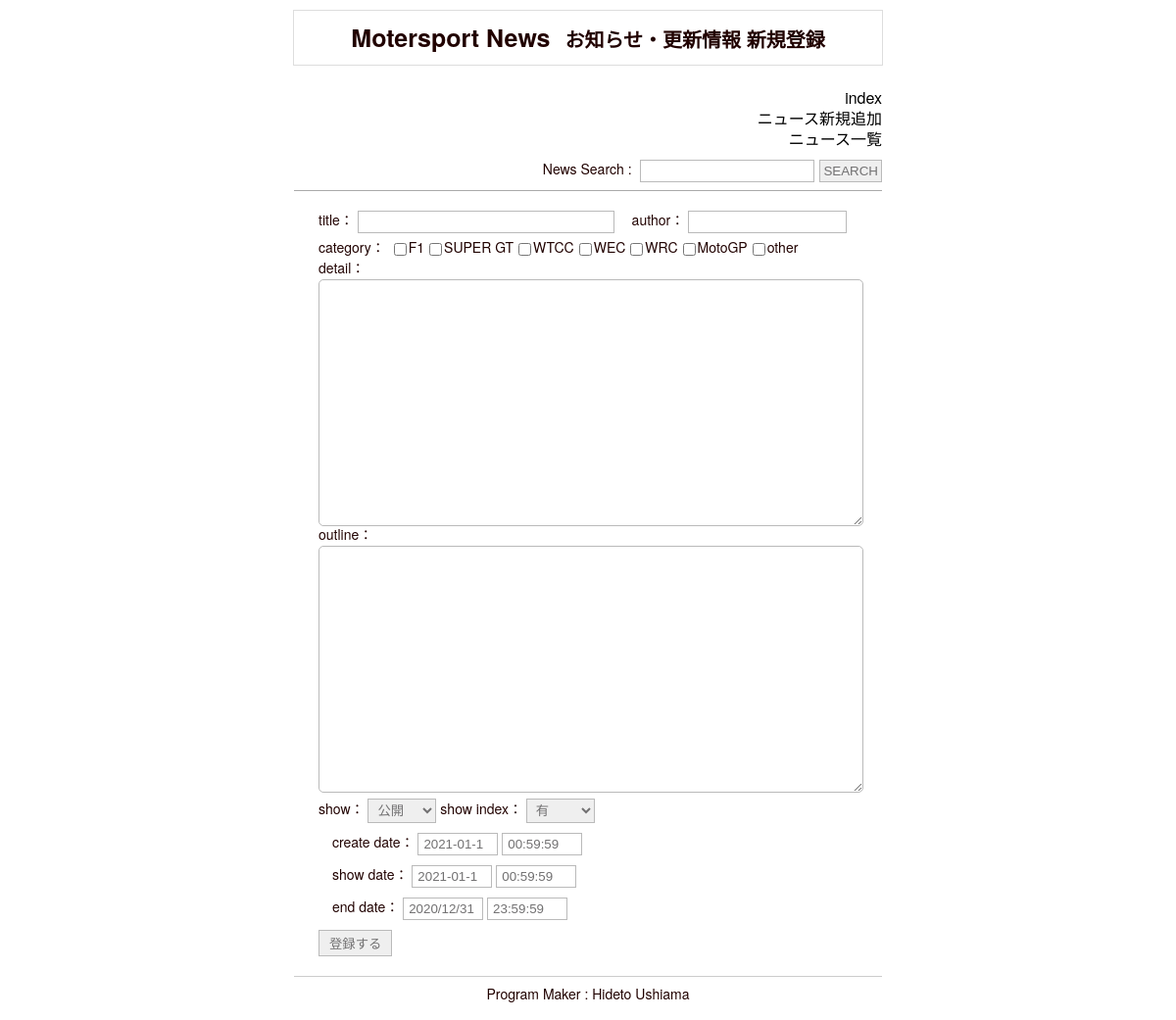
/admin/input.php, run on the app's committed database.
### tables this page shows
CREATE TABLE IF NOT EXISTS `s_category` (
  `c_id` int(11) NOT NULL,
  `ca_name` varchar(64) NOT NULL,
  `c_outline` varchar(518) NOT NULL,
  `show_flg` int(11) NOT NULL
);

### admin/input.php (the view, shortened to what this page needs)
<?php
 include("head.php");
 $da = date("Y-m-j");
 $ta = date("H:i:s");
 $view = "";
 $db_set = "ORDER BY c_id";
$pdo = new PDO("mysql:host=localhost;dbname=cs_academy;charset=utf8", "root", "");
$sql = "SELECT * FROM s_category ".$db_set;
$stmt = $pdo->prepare($sql);
$stmt->execute();
$results = $stmt->fetchAll(PDO::FETCH_ASSOC);
foreach($results as $row) {
	$view .= "<input type=\"checkbox\" name=\"category[]\" value=\"".$row["c_id"]."\" />".$row["ca_name"];
}
 ?>
</head>
<body>
<header>
<h1>Motersport News<span>お知らせ・更新情報 新規登録</span></h1>
</header>
<div class="main">
<div class="search_a">
<ul>
<li><a href="index.php">index</a></li>
<li><a href="input.php">ニュース新規追加</a></li>
<li><a href="news_list.php">ニュース一覧</a></li>
</ul>
<form action="search.php" method="post">
<span class="serach_t">News Search : </span><input type="text" name="search" /><input type="submit" value="SEARCH" />
</form>
</div>
<div class="form_a">
<form action="input_execute.php" method="post">
	title： <input type="text" name="title" value="" />
	　author： <input type="text" name="author" value="" size="15" /><br>
	category： <?php echo $view ?><br>
	detail： <br><textarea type="text" name="detail" cols="60" rows="15" /></textarea><br>
	outline： <br><textarea type="text" name="outline" cols="60" rows="10" /></textarea><br>
	show： <select  name="flg"><option>公開</option selected><option>下書き</option></select>
	show index： <select  name="index"><option>有</option selected><option>無</option></select><br>
	　create date： <input type="text" name="date" value="<?php echo $da ?>" size="10"/> <input type="text" name="time" value="<?php echo $ta ?>" size="10"/><br>
	　show date： <input type="text" name="s_date" value="<?php echo $da ?>" size="10"/> <input type="text" name="s_time" value="<?php echo $ta ?>" size="10"/><br>
	　end date： <input type="text" name="e_date" value="2020/12/31" size="10"/> <input type="text" name="e_time" value="23:59:59" size="10"/><br>
	<input type="submit" value="登録する"/>
</form>
</div>
</div>
<?php include("footer.php"); ?>
</body>
</html>

### admin/css/style.css (style rules this page uses)
body { font-size:62.5%; font-family:'Helvetica Neue', Helvetica, Arial, YuGothic, 'Yu Gothic', 游ゴシック体, '游ゴシック', 'ヒラギノ角ゴ ProN W3', 'Hiragino Kaku Gothic ProN', 'ヒラギノ角ゴ Pro W3', 'Hiragino Kaku Gothic Pro', メイリオ, Meiryo, 'MS ゴシック', 'MS Gothic', sans-serif; }
header h1 { width:600px; margin:10px auto 15px auto; padding:15px 0; font-size:25px; text-align:center; border:1px solid #ddd; }
header h1 span { font-size:20px; margin-left:15px; }
.main { width:600px; margin:0 auto 15px auto; padding:0 40px; }
.main ul { padding:0; }
.main li { font-size:16px; margin:5px 0; }
input[type="text"] { width:170px; appearance:none; -webkit-appearance:none; margin:5px 0; padding:3px 5px; }
input[name="title"] { width:250px; }
input[name="author"] { width:150px; }
input[name="date"],input[name="time"],input[name="s_date"],input[name="e_date"],input[name="s_time"],input[name="e_time"] { width:70px; }
input[type="checkbox"] { margin:5px 2px 5px 5px; padding:3px 5px; }
.form_a select { width:70px; margin:5px 0; padding:3px 5px; }
.form_a textarea { width:550px; height:250px; margin-top:5px; border-radius:5px; }
input[type="submit"] { margin:5px 0; padding:3px 10px; }
.form_a { width:550px; margin:0 auto; }
.search_a { margin:25px auto 0 auto; width:600px; text-align:right; }
.search_a input { margin-left:5px; padding:3px; }
.search_a form { margin: 5px 0 15px 0; padding:3px 0; border-bottom:1px solid #aaa; }

### data on the page
s_category: ca_name "F1"
s_category: ca_name "SUPER GT"
s_category: ca_name "WTCC"
s_category: ca_name "WEC"
s_category: ca_name "WRC"
s_category: ca_name "MotoGP"
s_category: ca_name "other"
